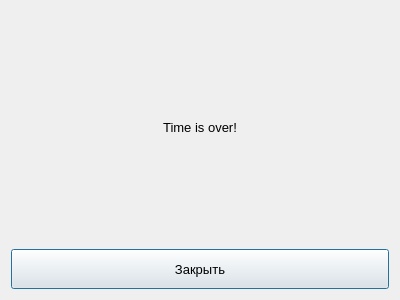
<?xml version="1.0" encoding="UTF-8"?>
<ui version="4.0">
 <class>MessageWidget</class>
 <widget class="QDialog" name="MessageWidget">
  <property name="geometry">
   <rect>
    <x>0</x>
    <y>0</y>
    <width>400</width>
    <height>300</height>
   </rect>
  </property>
  <property name="windowTitle">
   <string>Time is over!</string>
  </property>
  <layout class="QVBoxLayout" name="verticalLayout">
   <item>
    <widget class="QLabel" name="lMessage">
     <property name="font">
      <font>
       <pointsize>10</pointsize>
      </font>
     </property>
     <property name="text">
      <string>Time is over!</string>
     </property>
     <property name="alignment">
      <set>Qt::AlignCenter</set>
     </property>
    </widget>
   </item>
   <item>
    <widget class="QPushButton" name="pbStop">
     <property name="minimumSize">
      <size>
       <width>0</width>
       <height>40</height>
      </size>
     </property>
     <property name="font">
      <font>
       <pointsize>10</pointsize>
      </font>
     </property>
     <property name="text">
      <string>Закрыть</string>
     </property>
    </widget>
   </item>
  </layout>
 </widget>
 <resources/>
 <connections/>
</ui>
